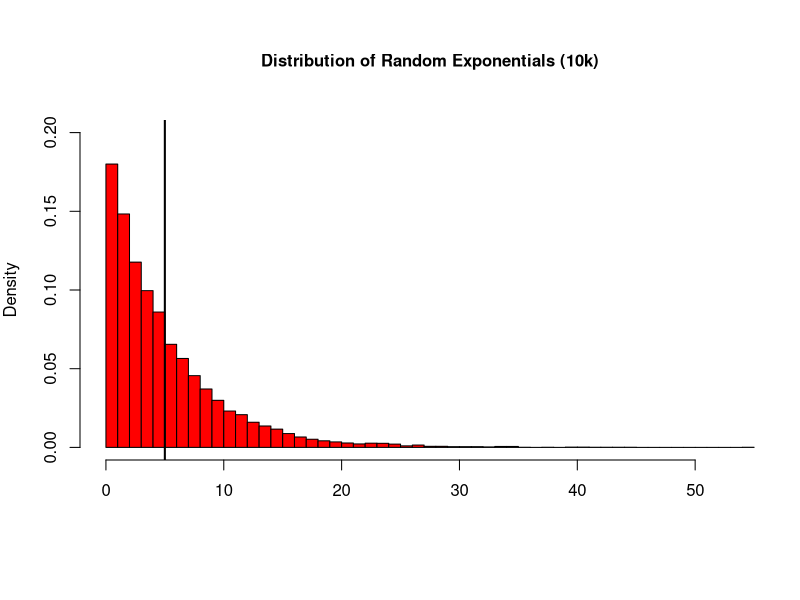
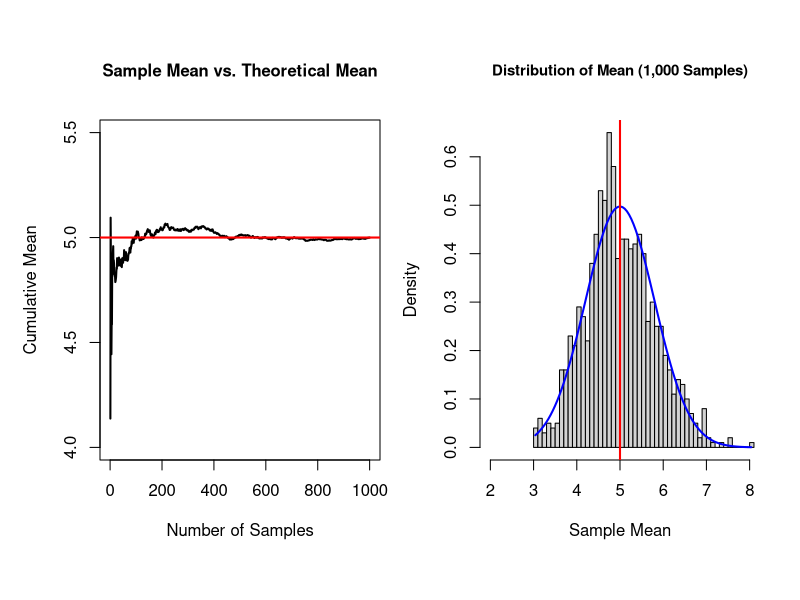
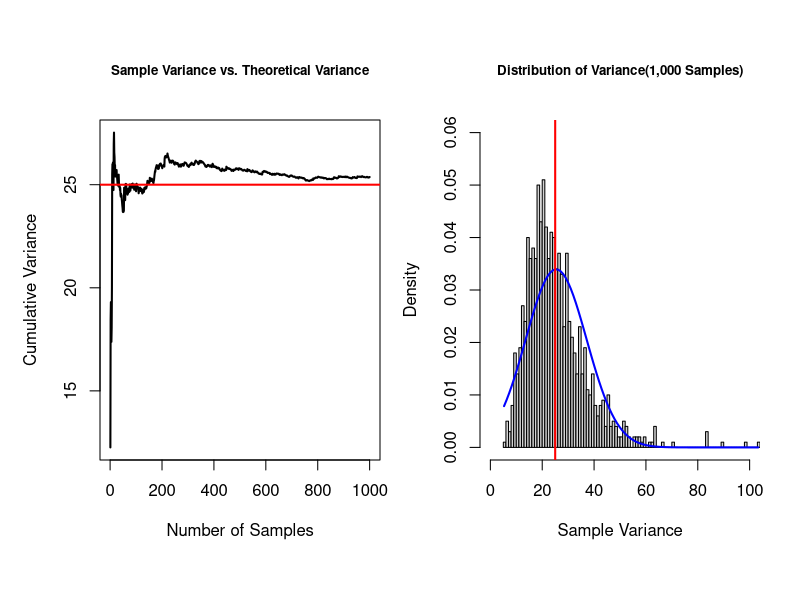

Reproduce these figures in R, in order.
## ---- chunk 1
ipak <- function(pkg){
      new.pkg <- pkg[!(pkg %in% installed.packages()[, "Package"])]
      if (length(new.pkg)) 
            install.packages(new.pkg, dependencies = TRUE)
      sapply(pkg, require, character.only = TRUE)
}

### Package Usage
packages <- c("plyr", "dplyr", "data.table", "dtplyr", "lubridate", "ggplot2", "scales",
                  "reshape2", "knitr", "R.cache", "stringr", "gtools", "quantreg")
ipak(packages)
## ---- chunk 2
lambda <- 0.2
mu <- 1/lambda
sig <- 1/lambda
vars <- sig^2
## ---- chunk 3
set.seed(100)
n.lrg <- 10000                   ## Large Sample, number of random exponential observations
lrg.sample <- data.frame(rating = c(rexp(n.lrg, lambda)))
sample.mean <- round(mean(lrg.sample$rating), 3)   ## Population Mean
lrg.sample <- mutate(lrg.sample, diff.square = (rating - sample.mean)^2)
sample.var <- round(sum(lrg.sample$diff.square)/(n.lrg-1) ,3)   ## For sample variance divide by n - 1
## ---- chunk 4
par(mfcol = c(1,1), mar = c(7,4,6,1))
hist(lrg.sample$rating, prob = TRUE, breaks = 40, col = "red", xlab = "", ylim = c(0, .2),
     main = "Distribution of Random Exponentials (10k)", cex.main = 1.0)
abline(v = 5, col = "black", lwd = 2)
## ---- chunk 5
set.seed(100)
nsamp <- 1000
n <- 40             ## Sample size (number of random exponentials in each sample)
msim = NULL
for (i in 1: nsamp) msim <- c(msim, mean(rexp(n,lambda)))
## ---- chunk 6
sim.mean <- cumsum(msim) / (1:nsamp)
par(mfcol = c(1,2), oma = c(1,1,1,1), mar = c(6,4,5,1))
plot(sim.mean, type = "l", lwd = 2, col = "black", ylim = c(4,5.5),
     xlab = "Number of Samples",
     ylab = "Cumulative Mean",
     main = "Sample Mean vs. Theoretical Mean", cex.main = 1.0)
abline(h = 1/lambda, lwd = 2, col = "red")         ## Line for Theoretical Mean

hist(msim, prob = TRUE, breaks = 40,
     xlab = "Sample Mean", xlim = c(2,8),
     main = "Distribution of Mean (1,000 Samples)", cex.main = 0.9)
lines(seq(min(msim), max(msim), length = 100),
      dnorm(seq(min(msim), max(msim), length = 100), mean = mean(msim), sd = sd(msim)),
      col = "blue", lwd = 2)
abline(v = 1/lambda, lwd = 2, col = "red")  
## ---- chunk 7
set.seed(100)
vsim = NULL
for (i in 1: nsamp) {
      x <- rexp(n,lambda)
      mean.x <- mean(x)
      vsim <- c(vsim, sum(c((x - mean.x)^2))/(n-1))
}
## ---- chunk 8
sim.var <- cumsum(vsim) / (1:nsamp)
par(mfcol = c(1,2), oma = c(1,1,1,1), mar = c(6,4,5,1))
plot(sim.var, type = "l", lwd = 2, col = "black",
     xlab = "Number of Samples",
     ylab = "Cumulative Variance",
     main = "Sample Variance vs. Theoretical Variance", cex.main = 0.8)
abline(h = (1/lambda)^2, lwd = 2, col = "red")      ## Line for Theoretical Variance

hist(vsim, prob = TRUE, breaks = 100,
            xlab = "Sample Variance", xlim = c(0,100), ylim = c(0.00, 0.06),
            main = "Distribution of Variance(1,000 Samples)", cex.main = 0.8)
lines(seq(min(vsim), max(vsim), length = 100),
      dnorm(seq(min(vsim), max(vsim), length = 100), mean = mean(vsim), sd = sd(vsim)),
      col = "blue", lwd = 2)
abline(v = (1/lambda)^2, lwd = 2, col = "red")
